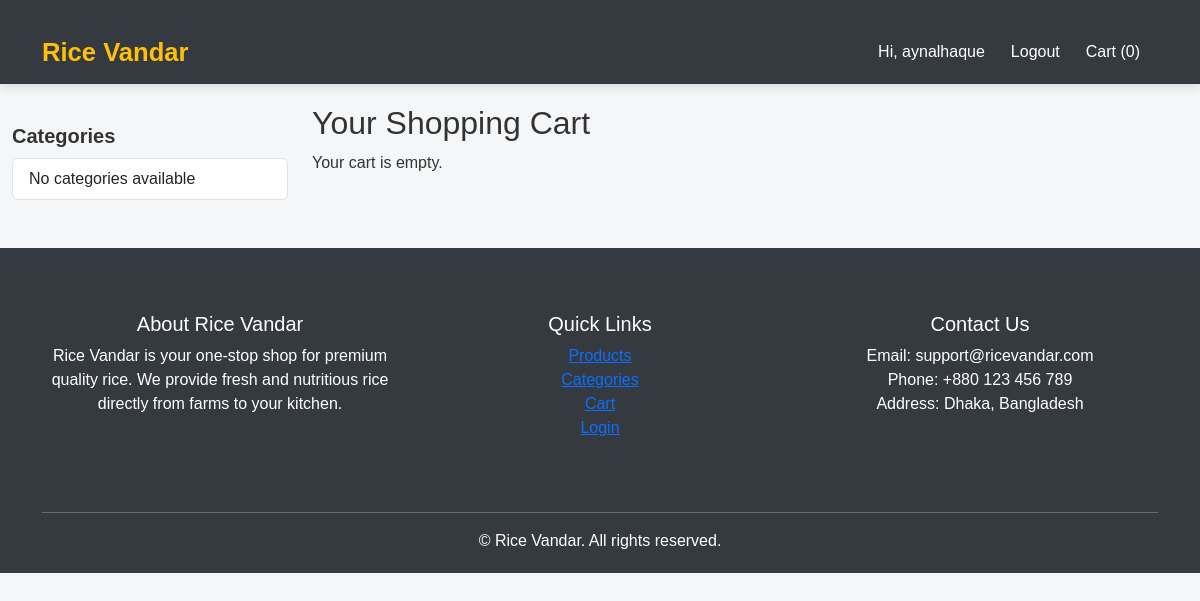
The app's page /cart/ (signed in), older data.
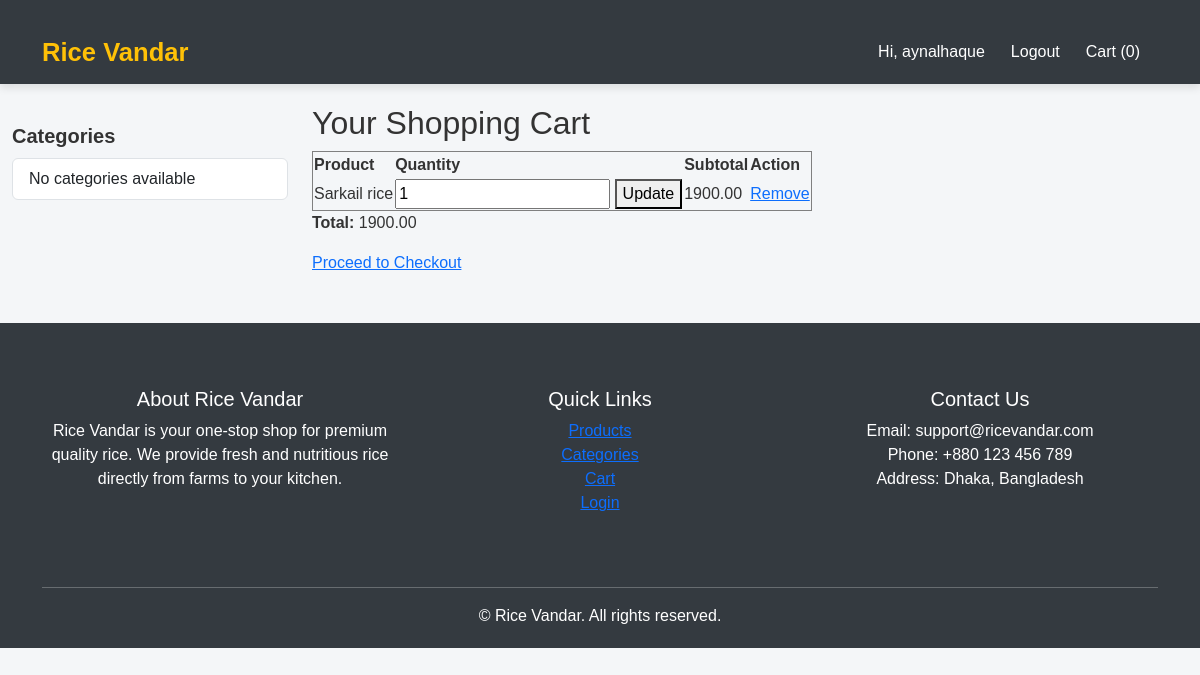
The same page, newer data.
### cart/models.py (models this page shows, shortened)
class CartItem(models.Model):
    cart = models.ForeignKey(Cart, related_name="items", on_delete=models.CASCADE)
    product = models.ForeignKey(Product, on_delete=models.CASCADE)
    quantity = models.PositiveIntegerField(default=1)
    def subtotal(self):
        return self.product.price * self.quantity

class Cart(models.Model):
    user = models.OneToOneField(User, on_delete=models.CASCADE, null=True, blank=True)
    created_at = models.DateTimeField(auto_now_add=True)
    def total_price(self):
        return sum(item.subtotal() for item in self.items.all())

### catalogue/models.py (models this page shows, shortened)
class Product(models.Model):
    name = models.CharField(max_length=200)
    category = models.ForeignKey(RiceCategory, on_delete=models.CASCADE, related_name="products", null=True, blank=True)
    description = models.TextField(blank=True)
    price = models.DecimalField(max_digits=10, decimal_places=2)
    stock = models.PositiveIntegerField(default=0)
    image = models.ImageField(upload_to='products/', blank=True, null=True)
    created_at = models.DateTimeField(auto_now_add=True)
    updated_at = models.DateTimeField(auto_now=True)

### cart/views.py (the view)
# urls.py: path("", views.cart_detail, name="cart_detail"),
@login_required
def cart_detail(request):
    cart = get_user_cart(request.user)
    return render(request, "cart/cart_detail.html", {"cart": cart})

### cart/context_processors.py (called while the page is built)
def cart_item_count(request):
    if request.user.is_authenticated:
        try:
            cart = Cart.objects.get(user=request.user)
            count = cart.items.count()
        except Cart.DoesNotExist:
            count = 0
    else:
        count = 0  # guest user জন্য 0 দেখানো হবে
    return {'cart_count': count}

### cart/views.py (called while the page is built)
def get_user_cart(user):
    cart, created = Cart.objects.get_or_create(user=user)
    return cart

### templates/cart/cart_detail.html (shortened to what this page needs)
{% extends 'base.html' %}
{% load static %}
{% block content %}
<h2>Your Shopping Cart</h2>
{% if cart.items.all %}
<table border="1">
    <tr>
        <th>Product</th>
        <th>Quantity</th>
        <th>Subtotal</th>
        <th>Action</th>
    </tr>
    {% for item in cart.items.all %}
    <tr>
        <td>{{ item.product.name }}</td>
        <td>
            <form method="post" action="{% url 'cart:update_cart' item.id %}">
                <input type="number" name="quantity" value="{{ item.quantity }}" min="1">
                <button type="submit">Update</button>
            </form>
        </td>
        <td>{{ item.subtotal }}</td>
        <td>
            <a href="{% url 'cart:remove_from_cart' item.id %}">Remove</a>
        </td>
    </tr>
    {% endfor %}
</table>
<p><strong>Total: </strong> {{ cart.total_price }}</p>
<a href="{% url 'cart:checkout' %}">Proceed to Checkout</a>
{% else %}
<p>Your cart is empty.</p>
{% endif %}
{% endblock  %}

Row changes from the older to the newer data that the page shows:
added CartItem: product.name "Sarkail rice", quantity "1", subtotal "1900.00"
now on this page (row unchanged): Cart: total_price "1900.00"
Text that changed along with them:
text no longer shown: "Your cart is empty."
text now shown: "Product Quantity Subtotal Action Total: Proceed to Checkout"
